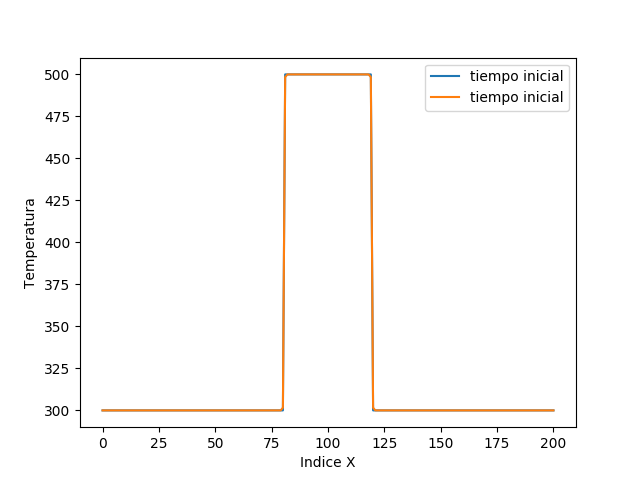

Write Python code to recreate this figure.
import numpy as np
import matplotlib.pyplot as plt

data = np.loadtxt("calor.dat")
inicial= data[:,0]
final= data[:,1]
x=np.arange(0,201,1)
#n_points = int(np.sqrt(len(data)))
#grid = np.reshape(data, (n_points, n_points))
#print(n_points)


plt.figure()
#plt.subplot(1,2,1)
#plt.imshow(grid)
#plt.xlabel("X")
#plt.ylabel("Y")
#plt.colorbar(label="Potencial")

#plt.subplot(1,2,2)
plt.plot(x,inicial,label="tiempo inicial")
plt.plot(x,final,label="tiempo inicial")
plt.xlabel("Indice X")
plt.ylabel("Temperatura")
plt.legend()


plt.savefig("plot.png")
